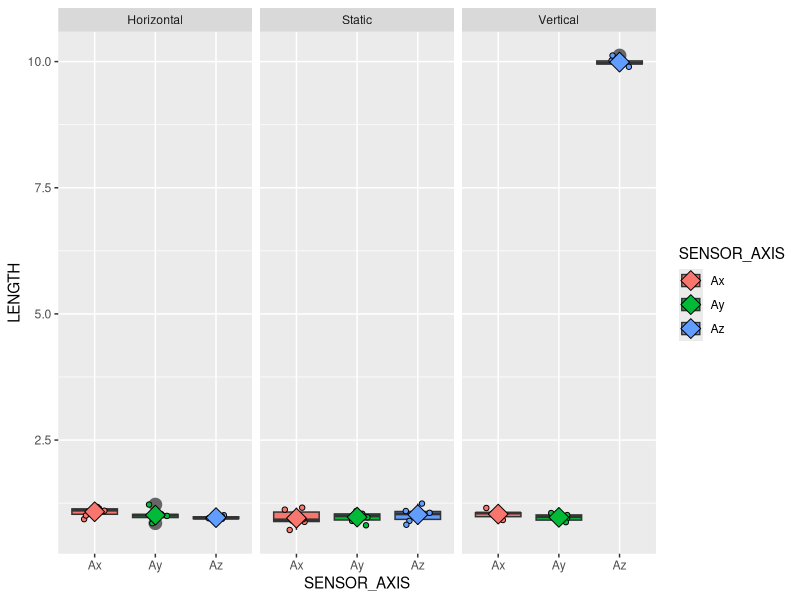
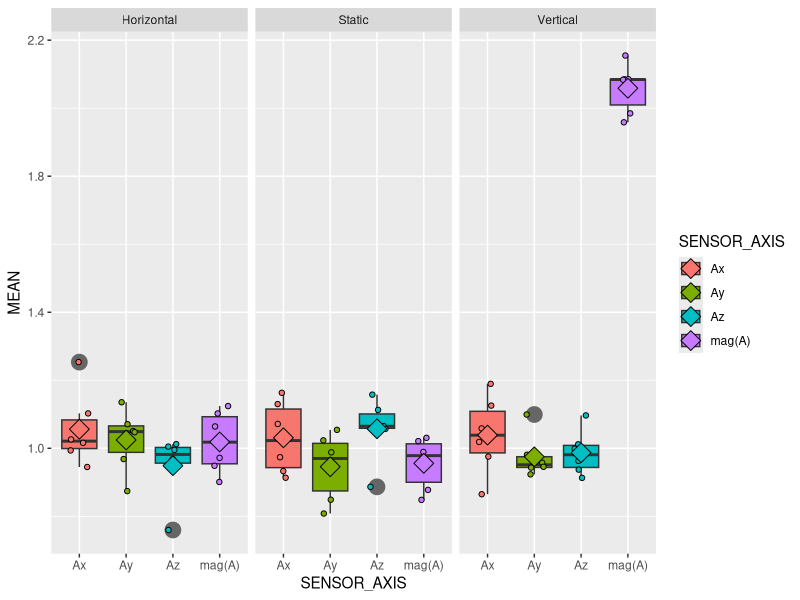
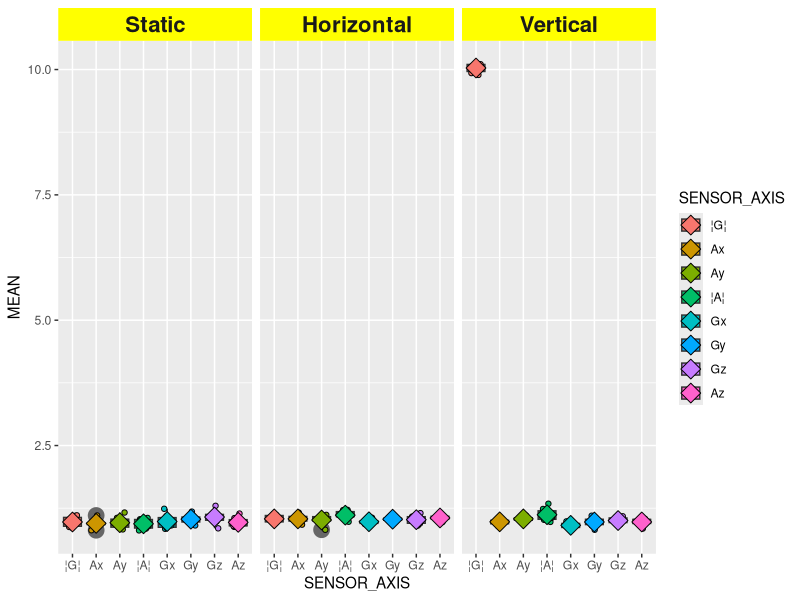
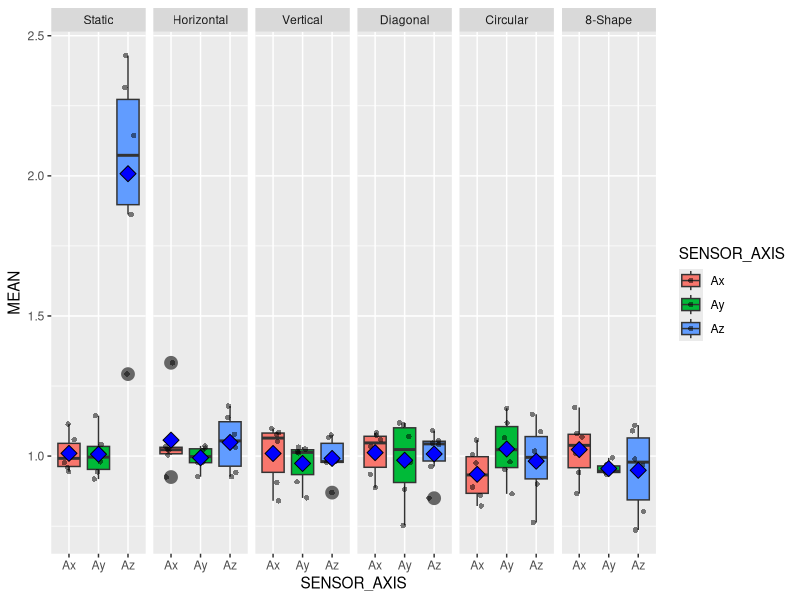

These figures' R source, in order:

#
#https://www.r-bloggers.com/textual-healing-part-ii/
#https://gist.github.com/cdesante/4070336
#https://gist.github.com/cdesante/4070537

library(ggplot2)


 text.plots.0 <- data.frame(
 SENSOR_AXIS = c (rep(c( 'Ax', 'Ay', 'Az' ), each = 18)) ,  # 54/3=24
 MOVEMENTS = rep(rep(c( 'Static', 'Horizontal', 'Vertical' ), each=6), 3), # (6*3= 18  )* 3 = 54
 LENGTH = c(   ### 9*6 =54
   rnorm(6, 1, 0.1), #Static Ax
   rnorm(6, 1, 0.1),#Horizontal Ax
   rnorm(6, 1, 0.1),#Vertical Az
   rnorm(6, 1, 0.1), #Static Ay
   rnorm(6, 1, 0.1),#Horizontal Ay
   rnorm(6, 1, 0.1), #Vertical Ay
   rnorm(6, 1, 0.1), #Static Az
   rnorm(6, 1, 0.1),#Horizontal Az
   rnorm(6, 10, 0.1)#Vertical Az
   ), #Vertical Az
 stringsAsFactors = FALSE
  )

Plot.0 <- ggplot( text.plots.0, aes( x = SENSOR_AXIS, y = LENGTH , fill = SENSOR_AXIS ) ) +
geom_boxplot(outlier.colour = c("grey40") , outlier.size=4) +
facet_wrap(~MOVEMENTS)+ geom_jitter(shape=21, position=position_jitter(0.2)) +
stat_summary(fun.y=mean, geom="point", shape=23, size=5)


text.plots.1 <- data.frame(
   SENSOR_AXIS = c (rep(c( 'Ax', 'Ay', 'Az', 'mag(A)' ), each = 18)),  #72*4 = 18
   MOVEMENTS = rep(rep(c( 'Static', 'Horizontal', 'Vertical' ), each=6), 4),
    MEAN = c(  #12*6=72
        rnorm(6, 1, 0.1), #Static Ax
        rnorm(6, 1, 0.1), #Horizontal Ax
        rnorm(6, 1, 0.1),#Vertical Ax
        rnorm(6, 1, 0.1), #Static Ay
        rnorm(6, 1, 0.1),#Horizontal Ay
        rnorm(6, 1, 0.1), #Vertical Ay
        rnorm(6, 1, 0.1), #Static Az
        rnorm(6, 1, 0.1), #Horizontal Az
        rnorm(6, 1, 0.1), #Vertical Az
        rnorm(6, 1, 0.1), #Static ¦A¦
        rnorm(6, 1, 0.1), #Horizontal ¦A¦
        rnorm(6, 2, 0.1)  #Vertical ¦A¦
        ),
      stringsAsFactors = FALSE
 )



Plot.1 <- ggplot( text.plots.1, aes( x = SENSOR_AXIS, y = MEAN , fill = SENSOR_AXIS ) ) +
  geom_boxplot(outlier.colour = c("grey40") , outlier.size=5) +
  facet_wrap(~MOVEMENTS)+ geom_jitter(shape=21, position=position_jitter(0.2)) +
  stat_summary(fun.y=mean, geom="point", shape=23, size=5)





text.plots.2 <- data.frame(
   SENSOR_AXIS = c (rep(c( 'Ax', 'Ay', 'Az', '¦A¦', 'Gx', 'Gy', 'Gz', '¦G¦' ), each = 18)),  #72*4 = 18
   MOVEMENTS = rep(rep(c( 'Static', 'Horizontal', 'Vertical' ), each=6), 8),
   MEAN = c(  #12*6=72
       rnorm(6, 1, 0.1), #Static Ax
       rnorm(6, 1, 0.1), #Horizontal Ax
       rnorm(6, 1, 0.1),#Vertical Ax
       rnorm(6, 1, 0.1), #Static Ay
       rnorm(6, 1, 0.1),#Horizontal Ay
       rnorm(6, 1, 0.1), #Vertical Ay
       rnorm(6, 1, 0.1), #Static Az
       rnorm(6, 1, 0.1), #Horizontal Az
       rnorm(6, 1, 0.1), #Vertical Az
       rnorm(6, 1, 0.1), #Static ¦A¦
       rnorm(6, 1, 0.1), #Horizontal ¦A¦
       rnorm(6, 1, 0.1),  #Vertical ¦A¦
       rnorm(6, 1, 0.1), #Static Gx
       rnorm(6, 1, 0.1), #Horizontal Gx
       rnorm(6, 1, 0.1),#Vertical Gx
       rnorm(6, 1, 0.1), #Static Gy
       rnorm(6, 1, 0.1),#Horizontal Gy
       rnorm(6, 1, 0.1), #Vertical Gy
       rnorm(6, 1, 0.1), #Static Gz
       rnorm(6, 1, 0.1), #Horizontal Gz
       rnorm(6, 1, 0.1), #Vertical Gz
       rnorm(6, 1, 0.1), #Static ¦G¦
       rnorm(6, 1, 0.1), #Horizontal ¦G¦
       rnorm(6, 10, 0.1) #Vertical ¦G¦
       ),
     stringsAsFactors = FALSE
)



#Reorder Factor:
text.plots.2$MOVEMENTS <- factor(text.plots.2$MOVEMENTS)
text.plots.2$MOVEMENTS <- factor(text.plots.2$MOVEMENTS, levels= levels(text.plots.2$MOVEMENTS)[c(2,1,3)])


text.plots.2$SENSOR_AXIS <- factor(text.plots.2$SENSOR_AXIS)
text.plots.2$SENSOR_AXIS <- factor(text.plots.2$SENSOR_AXIS, levels= levels(text.plots.2$SENSOR_AXIS)[c(2,3,4,1,6,7,8,5)])


Plot.2 <- ggplot( text.plots.2, aes( x = SENSOR_AXIS, y = MEAN , fill = SENSOR_AXIS ) ) +
  geom_boxplot(outlier.colour = c("grey40") , outlier.size=5) +
# scale_fill_manual(values=c("cadetblue", "orange", "orangered3", "blue","cadetblue", "orange", "orangered3", "blue2")) +
  facet_wrap(~MOVEMENTS)+ geom_jitter(shape=21, position=position_jitter(0.2)) +
  stat_summary(fun.y=mean, geom="point", shape=23, size=5) +
  theme(strip.text.x = element_text(size=16, face="bold") , strip.background = element_rect(fill="yellow1"))



  ###18 rows of data
  ### 18*6 =108
  ### 108/6=18
  ### 108/3=36
  ### 36/6=6






   text.plots.3 <- data.frame(
   SENSOR_AXIS = c (rep(c( 'Ax', 'Ay', 'Az' ), each = 36)) , #XX/3=
   MOVEMENTS = rep(rep(c( 'Static', 'Horizontal', 'Vertical', 'Diagonal','Circular','8-Shape'), each=6), 3), #*6*3=
   MEAN = c(   ### 18*6=108
     rnorm(6, 1, 0.1),#Ax
     rnorm(6, 1, 0.1),
     rnorm(6, 1, 0.1),
     rnorm(6, 1, 0.1),
     rnorm(6, 1, 0.1),
     rnorm(6, 1, 0.1),
     rnorm(6, 1, 0.1),#Ay
     rnorm(6, 1, 0.1),
     rnorm(6, 1, 0.1),
     rnorm(6, 1, 0.1),
     rnorm(6, 1, 0.1),
     rnorm(6, 1, 0.1),
     rnorm(6, 2, 0.5),#Az
     rnorm(6, 1, 0.1),
     rnorm(6, 1, 0.1),
     rnorm(6, 1, 0.1),
     rnorm(6, 1, 0.1),
     rnorm(6, 1, 0.1)
     ), #Vertical Az
   stringsAsFactors = FALSE
    )

#Reorder Factor:
text.plots.3$MOVEMENTS <- factor(text.plots.3$MOVEMENTS)
text.plots.3$MOVEMENTS <- factor(text.plots.3$MOVEMENTS, levels= levels(text.plots.3$MOVEMENTS)[c(5,4,6,3,2,1)])

  Plot.3 <- ggplot( text.plots.3, aes( x = SENSOR_AXIS, y = MEAN , fill = SENSOR_AXIS ) ) +
  geom_boxplot(outlier.colour = c("grey40") , outlier.size=4) +
  facet_grid(.~MOVEMENTS, scales="free")+ geom_jitter(shape = 16, position = position_jitter(0.2), alpha = .5) +
  stat_summary(fun.y = mean, geom = "point", shape = 23, size = 4, fill = "blue")
